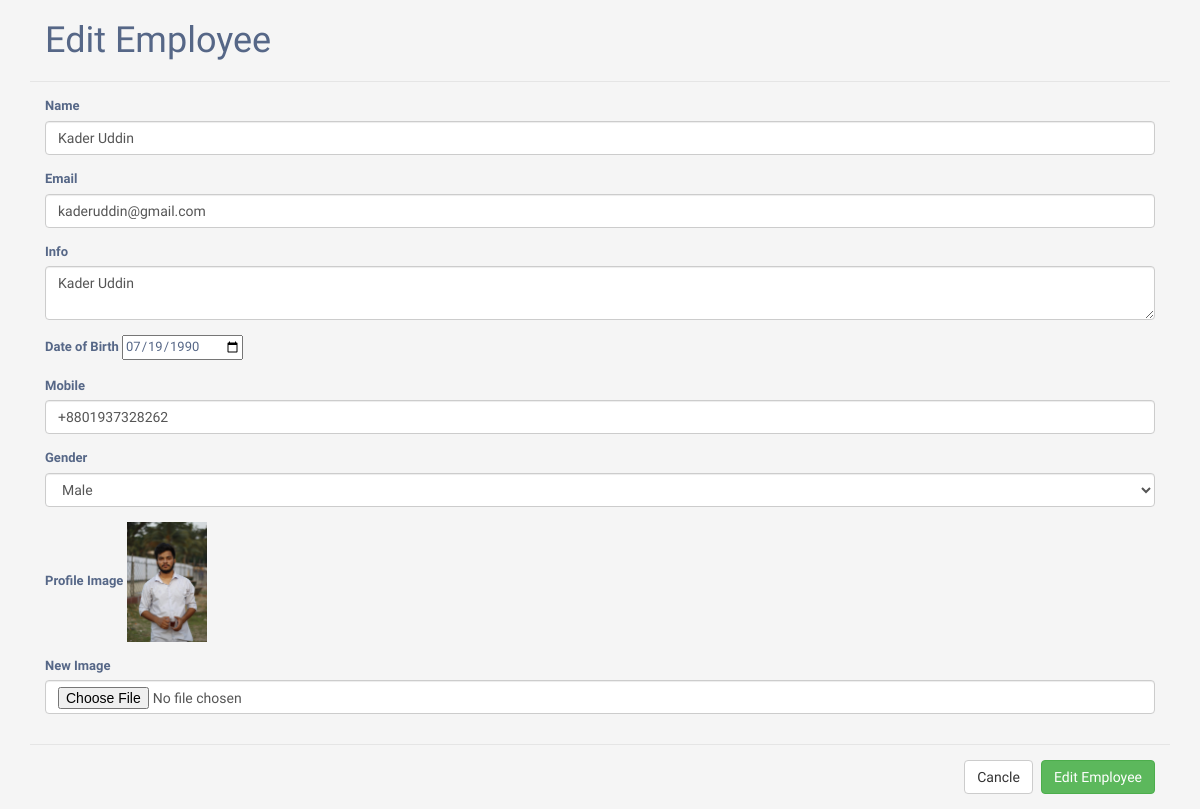
/edit.php?id=14, run on the app's committed database.
### tables this page shows
CREATE TABLE `employee` (
  `id` bigint(100) NOT NULL,
  `name` text NOT NULL,
  `email` varchar(100) NOT NULL,
  `info` varchar(255) NOT NULL,
  `date_of_birth` date NOT NULL,
  `gender` text NOT NULL,
  `mobile_number` varchar(15) NOT NULL,
  `profile_image` varchar(255) DEFAULT NULL,
  `hobbies` varchar(255) DEFAULT NULL
);

### database/database.php (called while the page is built, shortened)
<?php
class database{
    protected function connect(){
        $this->host= 'localhost';
        $this->dbusername= 'risantushar';
        $this->dbpassword= 'risantushar#*';
        $this->dbname= 'db_employee_management';
        $con=new mysqli($this->host,$this->dbusername,$this->dbpassword,$this->dbname);
        return $con;
    }
}
class query extends database{
    public function getData($table,$field='*',$condition_arr='',$order_by_field='',$order_by_type='desc',$limit=''){
		$sql="select $field from $table ";
		if($condition_arr!=''){
			$sql.=' where ';
			$c=count($condition_arr);
			$i=1;
			foreach($condition_arr as $key=>$val){
				if($i==$c){
					$sql.="$key='$val'";
				}else{
					$sql.="$key='$val' and ";
				}
				$i++;
			}
		}
		$result=$this->connect()->query($sql);
		if($result->num_rows>0){
			$arr=array();
			while($row=$result->fetch_assoc()){
				$arr[]=$row;
			}
			return $arr;
		}else{
			return 0;
		}
	}
    public function get_safe_str($str){
        if($str!='')
        {
            return mysqli_real_escape_string($this->connect(),$str);
        }
    }
}
?>

### edit.php (the view, shortened to what this page needs)
<?php
include('database/database.php');
$obj = new query();
    $name='';
	$email='';
	$info='';
	$date_of_birth='';
	$mobile='';
	$gender='';
	$profile_image='';
if(isset($_GET['id']) && $_GET['id']!=''){
	$id=$obj->get_safe_str($_GET['id']);
	$condition_arr=array('id'=>$id);
	$result=$obj->getData('employee','*',$condition_arr);
	$name=$result['0']['name'];
	$email=$result['0']['email'];
	$info=$result['0']['info'];
	$date_of_birth=$result['0']['date_of_birth'];
	$mobile=$result['0']['mobile_number'];
	$gender=$result['0']['gender'];
	$profile_image=$result['0']['profile_image'];
}
?>
<!DOCTYPE html>
<html lang="en">
<head>
<link rel="stylesheet" href="https://maxcdn.bootstrapcdn.com/font-awesome/4.7.0/css/font-awesome.min.css">
<link rel="stylesheet" href="https://maxcdn.bootstrapcdn.com/bootstrap/3.3.7/css/bootstrap.min.css">
<link rel="stylesheet" href="css/style.css">
</head>
<body>
    <div class="container">
    <form method="post" enctype="multipart/form-data">
					<div class="modal-header">
						<h1 class="modal-title">Edit Employee</h1>
					</div>
					<div class="modal-body">
						<div class="form-group">
							<label>Name</label>
							<input type="text" name="name" value="<?php echo $name?>" class="form-control" required>
						</div>
						<div class="form-group">
							<label>Email</label>
							<input type="email" name="email" value="<?php echo $email?>" class="form-control" required>
						</div>
						<div class="form-group">
							<label>Info</label>
							<textarea class="form-control" name="info" required><?php echo $info?></textarea>
						</div>
						<div class="form-group">
							<label>Date of Birth</label>
							<input type="date" name="date_of_birth" value="<?php echo $date_of_birth?>">
						</div>
						<div class="form-group">
							<label>Mobile</label>
							<input type="text" name="mobile_number" class="form-control" value="<?php echo $mobile?>" required>
						</div>
						<div class="form-group">
                          <label for="">Gender</label>
                          <select class="form-control" name="gender" id="">
                            <option value="Male"><?php echo $gender ?></option>
                          </select>
                        </div>
                        <div class="form-group">
							<label>Profile Image</label>
							<img style="height:120px;width:auto" src="<?php echo $profile_image?>" alt="">
						</div>
                        <div class="form-group">
							<label>New Image</label>
							<input type="file" name="profile_image" class="form-control" required>
						</div>
					</div>
					<div class="modal-footer">
                    <a href='index.php' class="btn btn-default" value="Cancel">Cancle</a>
						<button type="submit" name="submit" value="submit" id="submit" class="btn btn-success">Edit Employee</button>
					</div>
				</form>
	</div>
</body>
</html>

### css/style.css (style rules this page uses)
body { color: #566787; background: #f5f5f5; font-family: 'Varela Round', sans-serif; font-size: 13px; }

### data on the page
employee: name "Kader Uddin", email "kaderuddin@gmail.com", info "Kader Uddin", date_of_birth "07/19/1990", mobile_number "+8801937328262", gender "Male", profile_image (picture)
